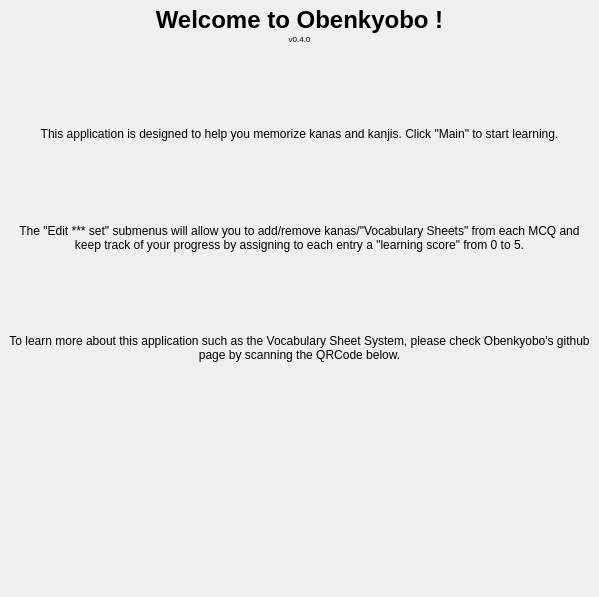
<?xml version="1.0" encoding="UTF-8"?>
<ui version="4.0">
 <class>WelcomePage</class>
 <widget class="QWidget" name="WelcomePage">
  <property name="windowModality">
   <enum>Qt::NonModal</enum>
  </property>
  <property name="enabled">
   <bool>true</bool>
  </property>
  <property name="geometry">
   <rect>
    <x>0</x>
    <y>0</y>
    <width>599</width>
    <height>597</height>
   </rect>
  </property>
  <property name="windowTitle">
   <string>Form</string>
  </property>
  <layout class="QVBoxLayout" name="verticalLayout_2" stretch="3,1">
   <property name="spacing">
    <number>0</number>
   </property>
   <property name="sizeConstraint">
    <enum>QLayout::SetDefaultConstraint</enum>
   </property>
   <property name="leftMargin">
    <number>9</number>
   </property>
   <property name="topMargin">
    <number>6</number>
   </property>
   <property name="rightMargin">
    <number>9</number>
   </property>
   <property name="bottomMargin">
    <number>6</number>
   </property>
   <item>
    <layout class="QVBoxLayout" name="TextStuffLayout" stretch="0,0">
     <property name="spacing">
      <number>0</number>
     </property>
     <property name="sizeConstraint">
      <enum>QLayout::SetDefaultConstraint</enum>
     </property>
     <property name="topMargin">
      <number>0</number>
     </property>
     <item>
      <layout class="QVBoxLayout" name="TitleLayout">
       <property name="spacing">
        <number>0</number>
       </property>
       <property name="sizeConstraint">
        <enum>QLayout::SetDefaultConstraint</enum>
       </property>
       <property name="topMargin">
        <number>0</number>
       </property>
       <property name="bottomMargin">
        <number>0</number>
       </property>
       <item>
        <widget class="QLabel" name="WelcomeTitle">
         <property name="sizePolicy">
          <sizepolicy hsizetype="Preferred" vsizetype="Preferred">
           <horstretch>0</horstretch>
           <verstretch>0</verstretch>
          </sizepolicy>
         </property>
         <property name="font">
          <font>
           <pointsize>18</pointsize>
           <bold>true</bold>
          </font>
         </property>
         <property name="frameShape">
          <enum>QFrame::NoFrame</enum>
         </property>
         <property name="text">
          <string>Welcome to Obenkyobo !</string>
         </property>
         <property name="alignment">
          <set>Qt::AlignBottom|Qt::AlignHCenter</set>
         </property>
        </widget>
       </item>
       <item>
        <widget class="QLabel" name="versionLabel">
         <property name="sizePolicy">
          <sizepolicy hsizetype="Preferred" vsizetype="Preferred">
           <horstretch>0</horstretch>
           <verstretch>0</verstretch>
          </sizepolicy>
         </property>
         <property name="font">
          <font>
           <pointsize>6</pointsize>
          </font>
         </property>
         <property name="frameShape">
          <enum>QFrame::NoFrame</enum>
         </property>
         <property name="text">
          <string>v0.4.0</string>
         </property>
         <property name="alignment">
          <set>Qt::AlignHCenter|Qt::AlignTop</set>
         </property>
        </widget>
       </item>
      </layout>
     </item>
     <item>
      <layout class="QVBoxLayout" name="AboutTextLayout">
       <property name="spacing">
        <number>0</number>
       </property>
       <property name="sizeConstraint">
        <enum>QLayout::SetDefaultConstraint</enum>
       </property>
       <property name="topMargin">
        <number>0</number>
       </property>
       <property name="bottomMargin">
        <number>0</number>
       </property>
       <item>
        <spacer name="verticalSpacer_3">
         <property name="orientation">
          <enum>Qt::Vertical</enum>
         </property>
         <property name="sizeHint" stdset="0">
          <size>
           <width>20</width>
           <height>40</height>
          </size>
         </property>
        </spacer>
       </item>
       <item>
        <widget class="QLabel" name="Paragraph1">
         <property name="sizePolicy">
          <sizepolicy hsizetype="Preferred" vsizetype="Preferred">
           <horstretch>0</horstretch>
           <verstretch>0</verstretch>
          </sizepolicy>
         </property>
         <property name="text">
          <string>&lt;html&gt;&lt;head/&gt;&lt;body&gt;&lt;p align=&quot;center&quot;&gt;This application is designed to help you memorize kanas and kanjis. Click &amp;quot;Main&amp;quot; to start learning.&lt;/p&gt;&lt;/body&gt;&lt;/html&gt;</string>
         </property>
         <property name="alignment">
          <set>Qt::AlignLeading|Qt::AlignLeft|Qt::AlignVCenter</set>
         </property>
         <property name="wordWrap">
          <bool>true</bool>
         </property>
        </widget>
       </item>
       <item>
        <spacer name="verticalSpacer">
         <property name="orientation">
          <enum>Qt::Vertical</enum>
         </property>
         <property name="sizeHint" stdset="0">
          <size>
           <width>20</width>
           <height>40</height>
          </size>
         </property>
        </spacer>
       </item>
       <item>
        <widget class="QLabel" name="Paragraph2">
         <property name="text">
          <string>&lt;html&gt;&lt;head/&gt;&lt;body&gt;&lt;p align=&quot;center&quot;&gt;The &amp;quot;Edit *** set&amp;quot; submenus will allow you to add/remove kanas/&amp;quot;Vocabulary Sheets&amp;quot; from each MCQ and keep track of your progress by assigning to each entry a &amp;quot;learning score&amp;quot; from 0 to 5.&lt;/p&gt;&lt;/body&gt;&lt;/html&gt;</string>
         </property>
         <property name="wordWrap">
          <bool>true</bool>
         </property>
        </widget>
       </item>
       <item>
        <spacer name="verticalSpacer_2">
         <property name="orientation">
          <enum>Qt::Vertical</enum>
         </property>
         <property name="sizeHint" stdset="0">
          <size>
           <width>20</width>
           <height>40</height>
          </size>
         </property>
        </spacer>
       </item>
       <item>
        <widget class="QLabel" name="Paragraph3">
         <property name="text">
          <string>&lt;html&gt;&lt;head/&gt;&lt;body&gt;&lt;p align=&quot;center&quot;&gt;To learn more about this application such as the Vocabulary Sheet System, please check Obenkyobo's github page by scanning the QRCode below.&lt;/p&gt;&lt;/body&gt;&lt;/html&gt;</string>
         </property>
         <property name="wordWrap">
          <bool>true</bool>
         </property>
        </widget>
       </item>
       <item>
        <spacer name="verticalSpacer_4">
         <property name="orientation">
          <enum>Qt::Vertical</enum>
         </property>
         <property name="sizeHint" stdset="0">
          <size>
           <width>20</width>
           <height>40</height>
          </size>
         </property>
        </spacer>
       </item>
      </layout>
     </item>
    </layout>
   </item>
   <item>
    <layout class="QHBoxLayout" name="QrCodeLayout" stretch="0">
     <property name="spacing">
      <number>0</number>
     </property>
     <property name="leftMargin">
      <number>2</number>
     </property>
     <property name="topMargin">
      <number>2</number>
     </property>
     <property name="rightMargin">
      <number>2</number>
     </property>
     <property name="bottomMargin">
      <number>2</number>
     </property>
     <item>
      <widget class="QLabel" name="QrCode">
       <property name="enabled">
        <bool>true</bool>
       </property>
       <property name="sizePolicy">
        <sizepolicy hsizetype="Preferred" vsizetype="Preferred">
         <horstretch>0</horstretch>
         <verstretch>0</verstretch>
        </sizepolicy>
       </property>
       <property name="minimumSize">
        <size>
         <width>0</width>
         <height>0</height>
        </size>
       </property>
       <property name="maximumSize">
        <size>
         <width>16777215</width>
         <height>16777215</height>
        </size>
       </property>
       <property name="sizeIncrement">
        <size>
         <width>50</width>
         <height>50</height>
        </size>
       </property>
       <property name="baseSize">
        <size>
         <width>0</width>
         <height>0</height>
        </size>
       </property>
       <property name="styleSheet">
        <string notr="true">image:url(:/pictures/QrCode/github.svg);</string>
       </property>
       <property name="frameShape">
        <enum>QFrame::NoFrame</enum>
       </property>
       <property name="lineWidth">
        <number>0</number>
       </property>
       <property name="text">
        <string notr="true"/>
       </property>
       <property name="scaledContents">
        <bool>false</bool>
       </property>
       <property name="alignment">
        <set>Qt::AlignCenter</set>
       </property>
       <property name="wordWrap">
        <bool>false</bool>
       </property>
       <property name="indent">
        <number>-1</number>
       </property>
       <property name="openExternalLinks">
        <bool>false</bool>
       </property>
      </widget>
     </item>
    </layout>
   </item>
  </layout>
 </widget>
 <resources/>
 <connections/>
</ui>
